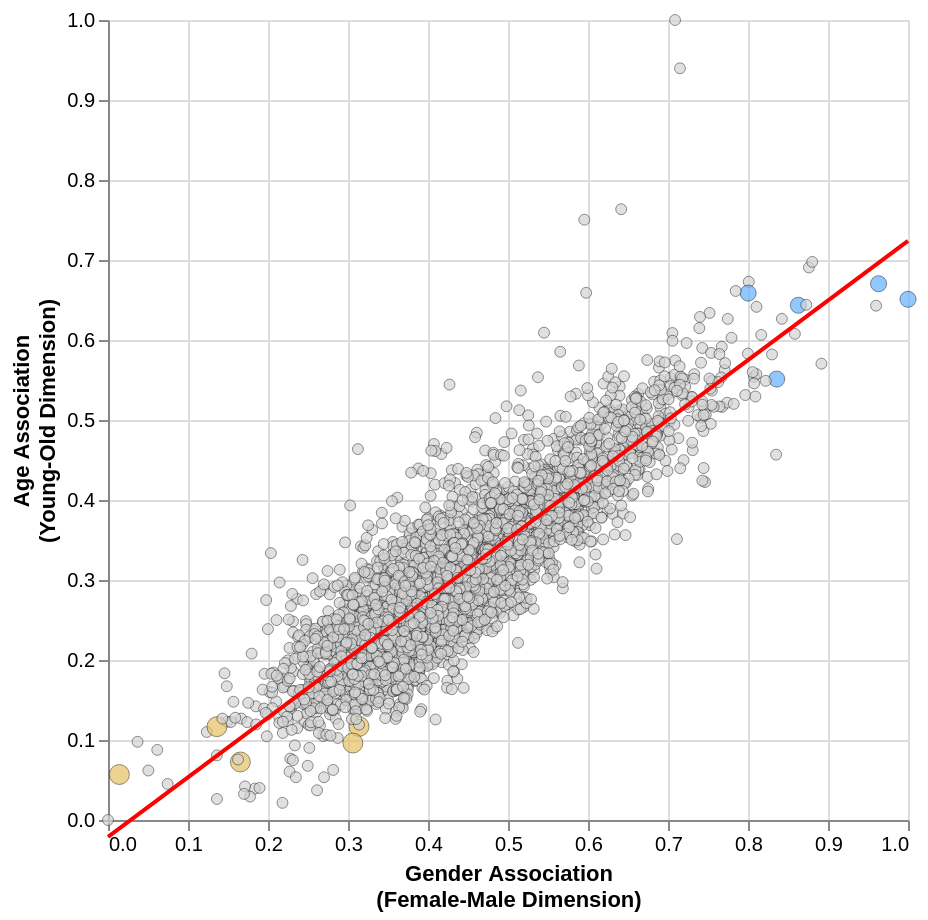

Source (notebook cell):
### Markdown cell above
To create the interactive plot we used Altair to match the provided `age_gender_regression_interactive.html`
file, which uses Vega-Lite's built-in toolbar. More specifically we:
1. created the scatter points with `mark_point()` and used `clip=False` to allow them to render
   outside the plot domain as in the provided file.
2. colored and sized them according to their `perceived_job_type` column value.
3. used `tooltip` to show the points' job name and both axis values formatted to 2 decimal places when the
   mouse hovers over them.
4. added the regression line using `transform_regression()` which fits the data directly and used `mark_line()`
   to render it in the figure.
5. layered the regression line on top of the scatter with `fig + regression_layer ` using Altair's `+`
   operator.

### Code cell
fig = alt.Chart(gpt2_df).mark_point(filled=True, stroke='black', strokeWidth=0.3, opacity=0.7, clip=False).encode(
    x=alt.X('gender_norm_main:Q', scale=alt.Scale(domain=[0, 1]), title=['Gender Association', '(Female-Male Dimension)']),
    y=alt.Y('age_norm_main:Q', scale=alt.Scale(domain=[0, 1]), title=['Age Association', '(Young-Old Dimension)']),
    color=alt.Color('perceived_job_type:N', legend=None, scale=alt.Scale(
        domain=['normal', 'masculine', 'feminine'],
        range=['lightgrey', '#61b1ff', '#e5c062']
    )),
        size=alt.Size('perceived_job_type:N', legend=None, scale=alt.Scale(
        domain=['normal', 'masculine', 'feminine'],
        range=[30,100, 100]
    )),
    tooltip=[alt.Tooltip('social_category:N'),
            alt.Tooltip('gender_norm_main:Q', format='.2f'),
            alt.Tooltip('age_norm_main:Q', format='.2f')
            ]
).properties(width=400, height=400)

final_plot = fig + fig.transform_regression('gender_norm_main', 'age_norm_main').mark_line().encode(color=alt.value('red'), size=alt.value(2))
final_plot.show()

### Figure 1 — Vega-Lite specification as saved in the notebook (floating-point values rounded to 4 significant figures; data arrays with more than 128 entries replaced by an {"elided": "..."} marker saying what was removed)
{"config": {"view": {"continuousWidth": 300, "continuousHeight": 300}}, "layer": [{"mark": {"type": "point", "clip": false, "filled": true, "opacity": 0.7, "stroke": "black", "strokeWidth": 0.3}, "encoding": {"color": {"field": "perceived_job_type", "legend": null, "scale": {"domain": ["normal", "masculine", "feminine"], "range": ["lightgrey", "#61b1ff", "#e5c062"]}, "type": "nominal"}, "size": {"field": "perceived_job_type", "legend": null, "scale": {"domain": ["normal", "masculine", "feminine"], "range": [30, 100, 100]}, "type": "nominal"}, "tooltip": [{"field": "social_category", "type": "nominal"}, {"field": "gender_norm_main", "format": ".2f", "type": "quantitative"}, {"field": "age_norm_main", "format": ".2f", "type": "quantitative"}], "x": {"field": "gender_norm_main", "scale": {"domain": [0, 1]}, "title": ["Gender Association", "(Female-Male Dimension)"], "type": "quantitative"}, "y": {"field": "age_norm_main", "scale": {"domain": [0, 1]}, "title": ["Age Association", "(Young-Old Dimension)"], "type": "quantitative"}}}, {"mark": {"type": "line"}, "encoding": {"color": {"value": "red"}, "size": {"value": 2}, "tooltip": [{"field": "social_category", "type": "nominal"}, {"field": "gender_norm_main", "format": ".2f", "type": "quantitative"}, {"field": "age_norm_main", "format": ".2f", "type": "quantitative"}], "x": {"field": "gender_norm_main", "scale": {"domain": [0, 1]}, "title": ["Gender Association", "(Female-Male Dimension)"], "type": "quantitative"}, "y": {"field": "age_norm_main", "scale": {"domain": [0, 1]}, "title": ["Age Association", "(Young-Old Dimension)"], "type": "quantitative"}}, "transform": [{"on": "gender_norm_main", "regression": "age_norm_main"}]}], "data": {"name": "data-4595bf81d2ecc41aad043f50bbf34486"}, "height": 400, "width": 400, "$schema": "https://vega.github.io/schema/vega-lite/v6.1.0.json", "datasets": {"data-4595bf81d2ecc41aad043f50bbf34486": {"elided": "3495 records"}}}
